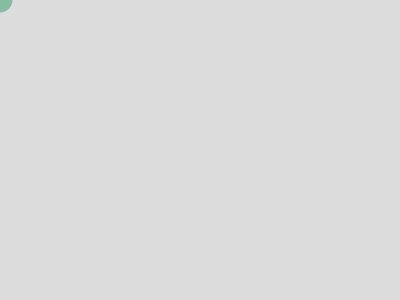
Frame 1 (no input)
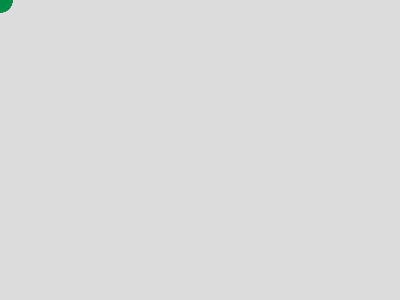
Frame 60 (the mouse pressed at the canvas centre just before this capture)
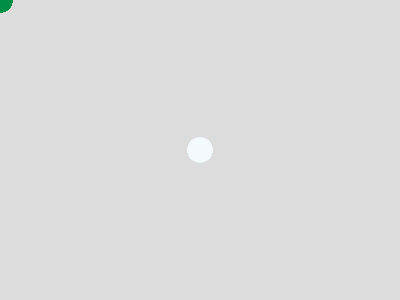
Frame 120 (the mouse held since frame 60 and released just before this capture)

The Processing sketch that drew these frames (run headless with seeded random() and noise(); from frame 60 on, the mouse is pressed at the canvas centre):

// Processing sketch: ELSE_IF_AND_OR
// ── ELSE_IF_AND_OR.pde
//green: 0, 140, 69
//white: 244, 249, 255
//red: 205, 33, 42

int mySize = 25;

color green = color(0, 140, 69, 100);
color white = color(244, 249, 255, 100);
color red = color(205, 33, 42, 100);

//&& AND operator
// || OR operator

void setup() {
  size(400, 300);
  background(220);
  noStroke();
}

void draw() {
  if (mouseX <= width/3) {
    fill(green);
  } else if (mouseX > width/3 && mouseX <= width/3 *2) {
    fill(white);
  } else {
    fill(red);
  }

  ellipse(mouseX, mouseY, mySize, mySize);
}
